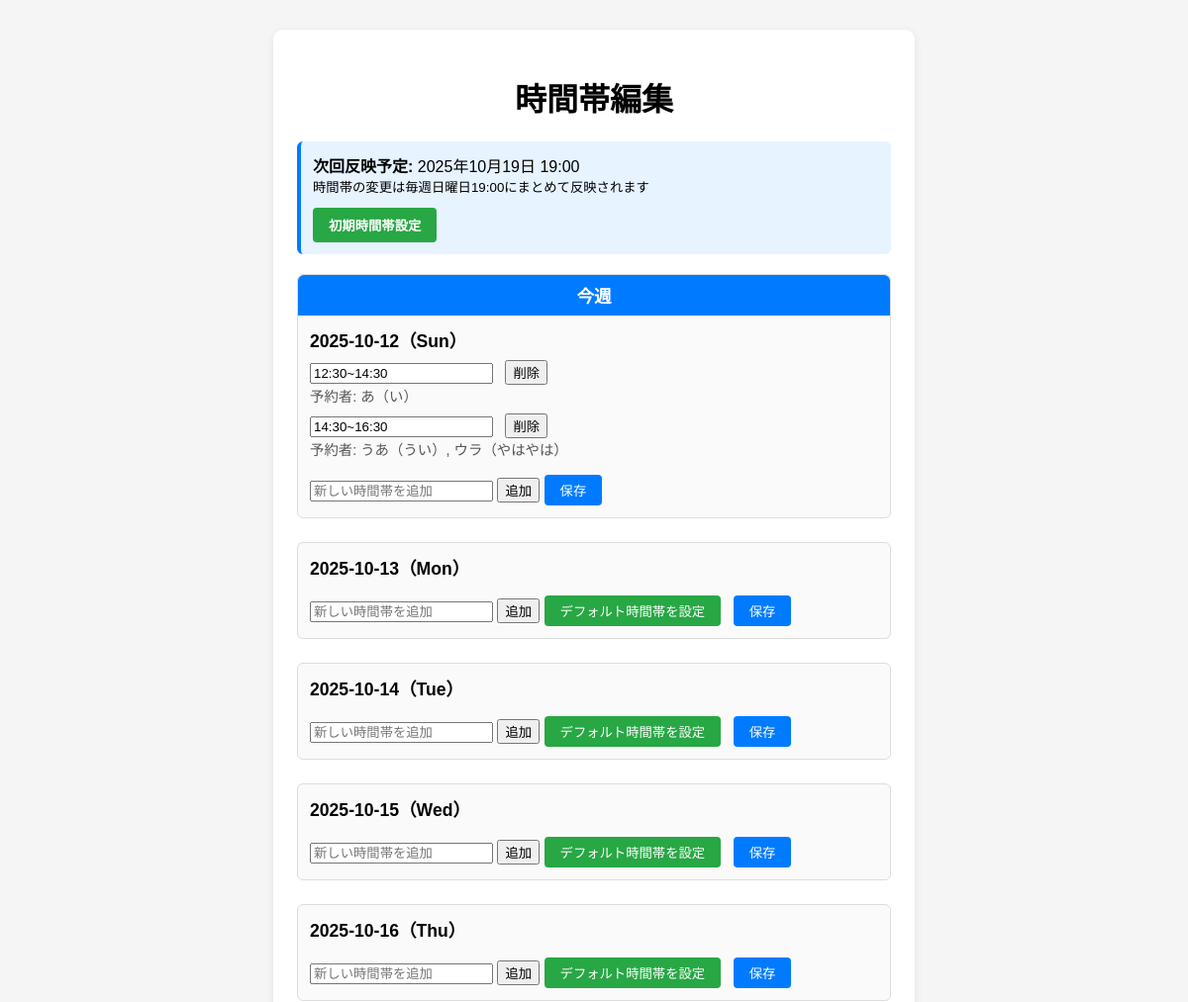
/admin (upper part), run on an earlier commit of the app's database.
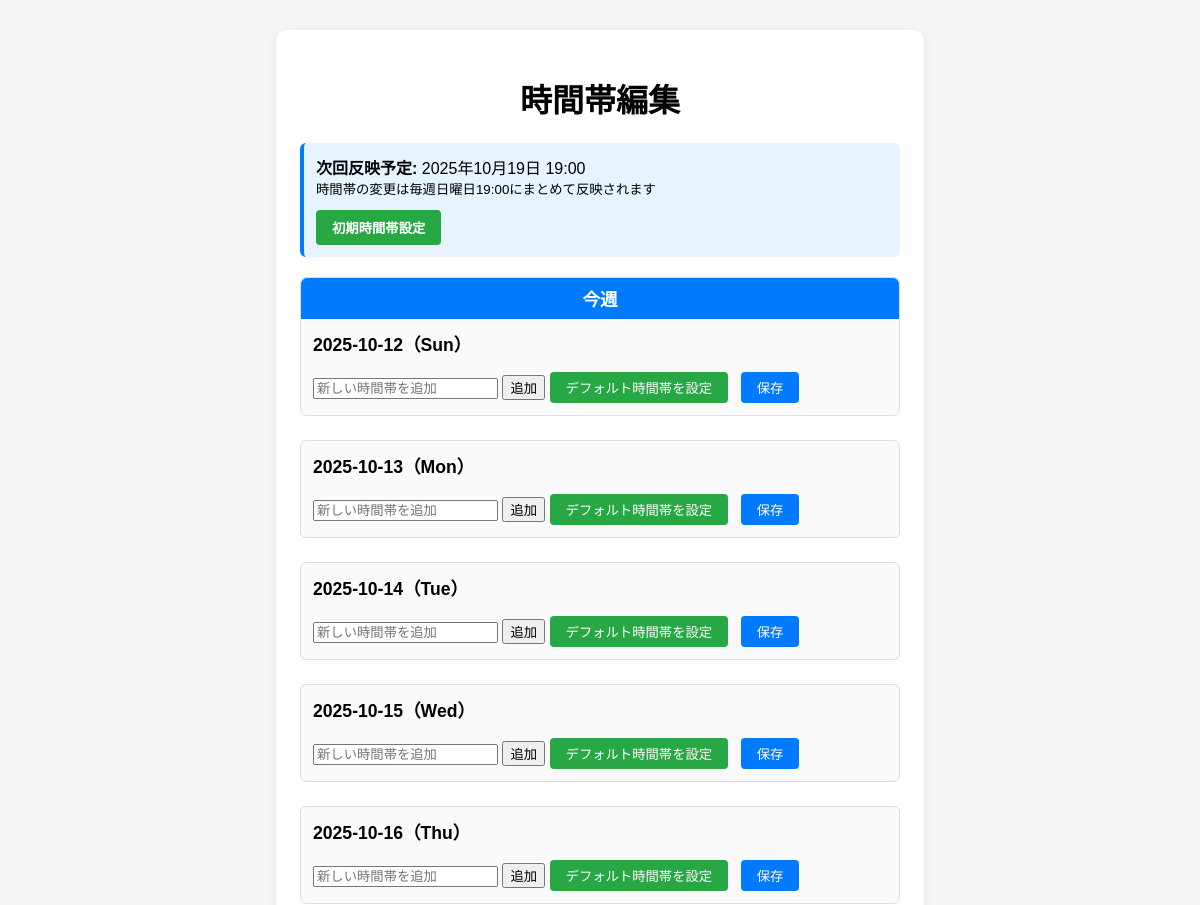
And on a later commit of the database.
### app.py (models this page shows, shortened)
class TimeSlot(db.Model):
    id = db.Column(db.Integer, primary_key=True)
    date_key = db.Column(db.String(20), nullable=False)
    slot = db.Column(db.String(50), nullable=False)

class PracticeRequest(db.Model):
    id = db.Column(db.Integer, primary_key=True)
    date_key = db.Column(db.String(20), nullable=False)  # "YYYY-M-D"
    user_name = db.Column(db.String(50), nullable=False)
    band_name = db.Column(db.String(100), nullable=False)  # バンド名フィールドを追加
    time_slot = db.Column(db.String(50), nullable=False)

### app.py (the view, shortened to what this page needs)
@app.route('/admin')
def admin():
    today = date.today()
    days_since_sunday = today.weekday() + 1  # 月曜日=0なので+1して日曜日=0にする
    if days_since_sunday == 7:  # 日曜日の場合は0にする
        days_since_sunday = 0
    current_week_sunday = today - timedelta(days=days_since_sunday)
    week_dates = []
    week_labels = ['今週', '来週', '再来週']
    for week in range(3):  # 3週間
        week_start = current_week_sunday + timedelta(weeks=week)
        for day in range(7):  # 日曜日から土曜日まで
            current_date = week_start + timedelta(days=day)
            date_info = {
                'date': current_date,
                'week_label': week_labels[week] if day == 0 else None
            }
            week_dates.append(date_info)
    practice_users = {}
    time_slots = {}
    all_slots = TimeSlot.query.all()
    for slot in all_slots:
        if slot.date_key not in time_slots:
            time_slots[slot.date_key] = []
        time_slots[slot.date_key].append(slot.slot)
    pending_changes = {}
    all_changes = TimeSlotChange.query.all()
    for d_info in week_dates:
        d = d_info['date']  # 実際の日付オブジェクトを取得
        date_key = f"{d.year}-{d.month}-{d.day}"
        slots = time_slots.get(date_key, [])
        users_per_slot = {slot: [] for slot in slots}
        requests = PracticeRequest.query.filter_by(date_key=date_key).all()
        for req in requests:
            if req.time_slot in users_per_slot:
                user_info = {
                    'name': req.user_name,
                    'band_name': req.band_name
                }
                users_per_slot[req.time_slot].append(user_info)
        practice_users[date_key] = users_per_slot
    next_sunday = current_week_sunday + timedelta(weeks=1)
    next_update_time = datetime.combine(next_sunday, datetime.min.time().replace(hour=19, minute=0))
    return render_template('admin.html',
                         week_dates=week_dates,
                         time_slots=time_slots,
                         practice_users=practice_users,
                         get_default_slots=get_default_slots,
                         pending_changes=pending_changes,
                         next_update_time=next_update_time)

### templates/admin.html (shortened to what this page needs)
<!DOCTYPE html>
<html lang="ja">
<head>
</head>
<body>
    <div class="container">
        <h1>時間帯編集</h1>
        <div style="background: #e7f3ff; padding: 12px; border-radius: 6px; margin-bottom: 20px; border-left: 4px solid #007bff;">
            <strong>次回反映予定:</strong> {{ next_update_time.strftime('%Y年%m月%d日 %H:%M') }}<br>
            <small>時間帯の変更は毎週日曜日19:00にまとめて反映されます</small>
            <div style="margin-top: 12px;">
                <button id="initialize-slots-btn" style="background: #28a745; color: white; border: none; padding: 8px 16px; border-radius: 4px; cursor: pointer; font-weight: bold;">
                    初期時間帯設定
                </button>
            </div>
        </div>
        {% for d_info in week_dates %}
        {% set d = d_info.date %}
        <div class="date-block" data-date="{{ d.strftime('%Y-%m-%d') }}">
            {% if d.weekday() == 6 and d_info.week_label %}
            <div style="background: #007bff; color: white; padding: 8px; margin: -12px -12px 12px -12px; border-radius: 6px 6px 0 0; text-align: center; font-weight: bold; font-size: 1.1em;">
                {{ d_info.week_label }}
            </div>
            {% endif %}
            <div class="date-label">{{ d.strftime('%Y-%m-%d（%a）') }}</div>
            <ul class="time-list">
                {% set date_key = d.year ~ '-' ~ d.month ~ '-' ~ d.day %}
                {% set slots = pending_changes.get(date_key, time_slots.get(date_key, [])) %}
                {% for slot in slots %}
                <li>
                    <input type="text" value="{{ slot }}" class="slot-input">
                    <button class="edit-btn del-btn">削除</button>
                    <div class="slot-users">
                        {% set users = practice_users[date_key][slot] if date_key in practice_users and slot in practice_users[date_key] else [] %}
                        {% if users|length > 0 %}
                            予約者:
                            {% for user in users %}
                                {% if user is mapping and user.name and user.band_name %}
                                    {{ user.name }}（{{ user.band_name }}）{% if not loop.last %}, {% endif %}
                                {% elif user is string %}
                                    {{ user }}{% if not loop.last %}, {% endif %}
                                {% endif %}
                            {% endfor %}
                        {% endif %}
                    </div>
                </li>
                {% endfor %}
            </ul>
            <input type="text" class="new-slot-input" placeholder="新しい時間帯を追加">
            <button class="add-btn">追加</button>
            {% if not slots %}
            <button class="default-btn" style="background: #28a745; color: white; border: none; padding: 6px 16px; border-radius: 4px; cursor: pointer; margin-right: 8px;">デフォルト時間帯を設定</button>
            {% endif %}
            <button class="save-btn">保存</button>
        </div>
        {% endfor %}
    </div>
</body>
</html>

What changed in the data, as far as the page shows it:
removed TimeSlot: slot "12:30~14:30", name "あ", band_name "い"
removed TimeSlot: slot "14:30~16:30"
no longer on this page (row unchanged): PracticeRequest: name "うあ", band_name "うい"
no longer on this page (row unchanged): PracticeRequest: name "ウラ", band_name "やはやは"
Also different on the page:
new list line: "デフォルト時間帯を設定"
